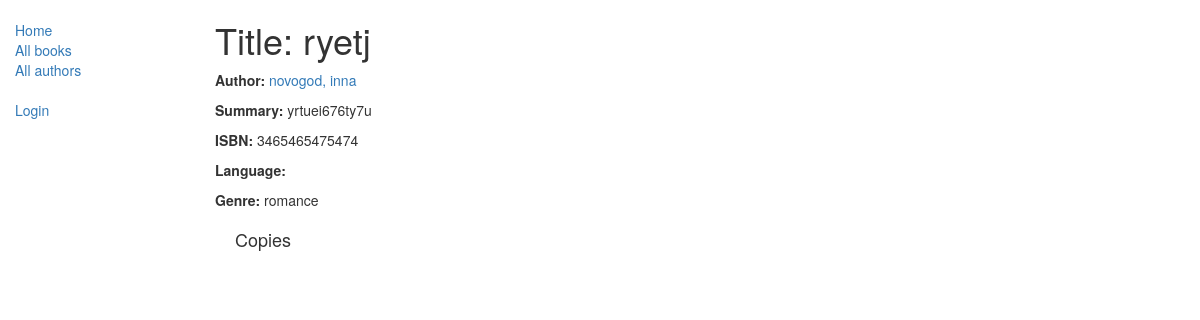
/catalog/book/1, run on the app's committed database.
### catalog/models.py (models this page shows, shortened)
class Book(models.Model):
    title = models.CharField(max_length=200)
    author = models.ForeignKey('Author', on_delete=models.SET_NULL, null=True)
    summary = models.TextField(max_length=1000, help_text="Enter a brief description of the book")
    isbn = models.CharField('ISBN',max_length=13, help_text='13 Character <a href="https://www.isbn-international.org/content/what-isbn">ISBN number</a>')
    genre = models.ManyToManyField(Genre, help_text="Select a genre for this book")
    def display_genre(self):
        """
        Creates a string for the Genre. This is required to display genre in Admin.
        """
        return ', '.join([genre.name for genre in self.genre.all()[:3]])
    display_genre.short_description = 'Genre'

class Author(models.Model):
    first_name = models.CharField(max_length=100)
    last_name = models.CharField(max_length=100)
    date_of_birth = models.DateField(null=True, blank=True)
    date_of_death = models.DateField('Died', null=True, blank=True)
    def get_absolute_url(self):
        return reverse('author-detail', args=[str(self.id)])
    def __str__(self):
        return '%s, %s' % (self.last_name, self.first_name)

class Genre(models.Model):
    name = models.CharField(max_length=200, help_text="Enter a book genre (e.g. Science Fiction, French Poetry etc.)")
    def __str__(self):
        return self.name

### catalog/views.py (the view)
# urls.py: re_path(r'^book/(?P<pk>\d+)$', views.BookDetailView.as_view(), name='book-detail'),
class BookDetailView(generic.DetailView):
    model = Book

### catalog/templates/catalog/book_detail.html (shortened to what this page needs)
{% extends "base_generic.html" %}
{% block content %}
  <h1>Title: {{ book.title }}</h1>
  <p><strong>Author:</strong> <a href="{{ book.author.get_absolute_url }}">{{ book.author }}</a></p>
  <p><strong>Summary:</strong> {{ book.summary }}</p>
  <p><strong>ISBN:</strong> {{ book.isbn }}</p>
  <p><strong>Language:</strong> {{ book.language }}</p>
  <p><strong>Genre:</strong> {% for genre in book.genre.all %} {{ genre }}{% if not forloop.last %}, {% endif %}{% endfor %}</p>
  <div style="margin-left:20px;margin-top:20px">
    <h4>Copies</h4>
  </div>
{% endblock %}
{% block sidebar %}
  <ul class="sidebar-nav">
    <li><a href="{% url 'index' %}">Home</a></li>
    <li><a href="{% url 'books' %}">All books</a></li>
    <li><a href="{% url 'authors' %}">All authors</a></li>
  </ul>
  {% if user.is_authenticated %}
    <ul class="sidebar-nav">
      <li>User: {{ user.get_username }}</li>
      <li><a href="{% url 'my-borrowed' %}">My borrowed</a></li>
      <li>
        <form id="logout-form" method="post" action="{% url 'logout' %}" style="display: inline">
          {% csrf_token %}
          <button type="submit" class="btn btn-link" style="margin: 0; padding: 0;">Logout</button>
        </form>
      </li>
    </ul>
    {% if user.is_staff %}
      <hr>
      <ul class="sidebar-nav">
        <li>Staff</li>
        <li><a href="{% url 'all-borrowed' %}">All borrowed</a></li>
        {% if perms.catalog.add_book %}
          <li><a href="{% url 'book-create' %}">Create book</a></li>
        {% endif %}
      </ul>
    {% endif %}
    {% if perms.catalog.change_book or perms.catalog.delete_book %}
      <hr>
      <ul class="sidebar-nav">
        {% if perms.catalog.change_book %}
          <li><a href="{% url 'book-update' book.id %}">Update book</a></li>
        {% endif %}
        {% if perms.catalog.delete_book %}
          <li><a href="{% url 'book-delete' book.id %}">Delete book</a></li>
        {% endif %}
      </ul>
    {% endif %}
  {% else %}
    <ul class="sidebar-nav">
      <li><a href="{% url 'login' %}?next={{ request.path }}">Login</a></li>
    </ul>
  {% endif %}
{% endblock %}

### catalog/static/css/styles.css (style rules this page uses)
.sidebar-nav { margin-top: 20px; padding: 0; list-style: none; }

### data on the page
Book: title "ryetj", author "novogod, inna", summary "yrtuei676ty7u", isbn "3465465475474"
Genre: name "romance"
